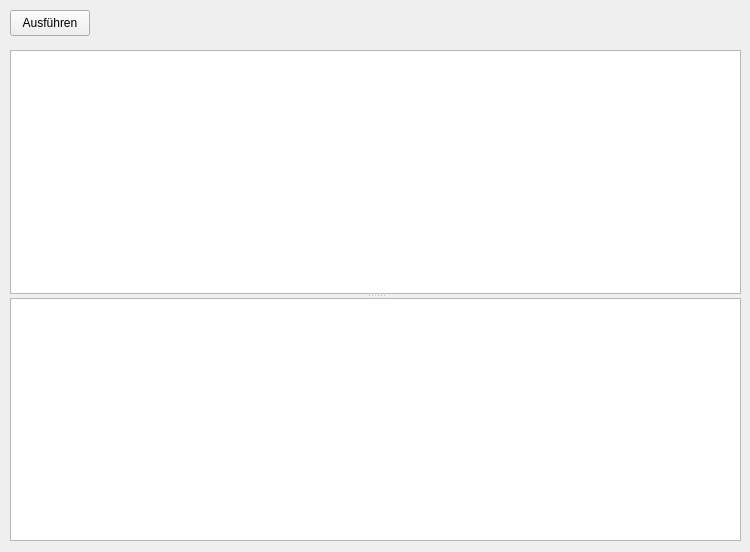
<?xml version="1.0" encoding="UTF-8"?>
<ui version="4.0">
 <class>SqlWorksheet</class>
 <widget class="QWidget" name="SqlWorksheet">
  <property name="geometry">
   <rect>
    <x>0</x>
    <y>0</y>
    <width>750</width>
    <height>552</height>
   </rect>
  </property>
  <property name="sizePolicy">
   <sizepolicy hsizetype="Expanding" vsizetype="Expanding">
    <horstretch>0</horstretch>
    <verstretch>0</verstretch>
   </sizepolicy>
  </property>
  <property name="maximumSize">
   <size>
    <width>8000</width>
    <height>8000</height>
   </size>
  </property>
  <property name="windowTitle">
   <string>Form</string>
  </property>
  <widget class="QPushButton" name="pushButtonAusfuehren">
   <property name="geometry">
    <rect>
     <x>10</x>
     <y>10</y>
     <width>80</width>
     <height>26</height>
    </rect>
   </property>
   <property name="text">
    <string>Ausführen</string>
   </property>
  </widget>
  <widget class="QSplitter" name="splitter">
   <property name="geometry">
    <rect>
     <x>10</x>
     <y>50</y>
     <width>731</width>
     <height>491</height>
    </rect>
   </property>
   <property name="orientation">
    <enum>Qt::Vertical</enum>
   </property>
   <widget class="QTextEdit" name="textEditStatement">
    <property name="sizePolicy">
     <sizepolicy hsizetype="Preferred" vsizetype="Preferred">
      <horstretch>0</horstretch>
      <verstretch>0</verstretch>
     </sizepolicy>
    </property>
    <property name="minimumSize">
     <size>
      <width>0</width>
      <height>0</height>
     </size>
    </property>
    <property name="maximumSize">
     <size>
      <width>5000</width>
      <height>5000</height>
     </size>
    </property>
   </widget>
   <widget class="QTextEdit" name="textEditResult">
    <property name="lineWrapMode">
     <enum>QTextEdit::NoWrap</enum>
    </property>
   </widget>
  </widget>
 </widget>
 <resources/>
 <connections/>
</ui>
